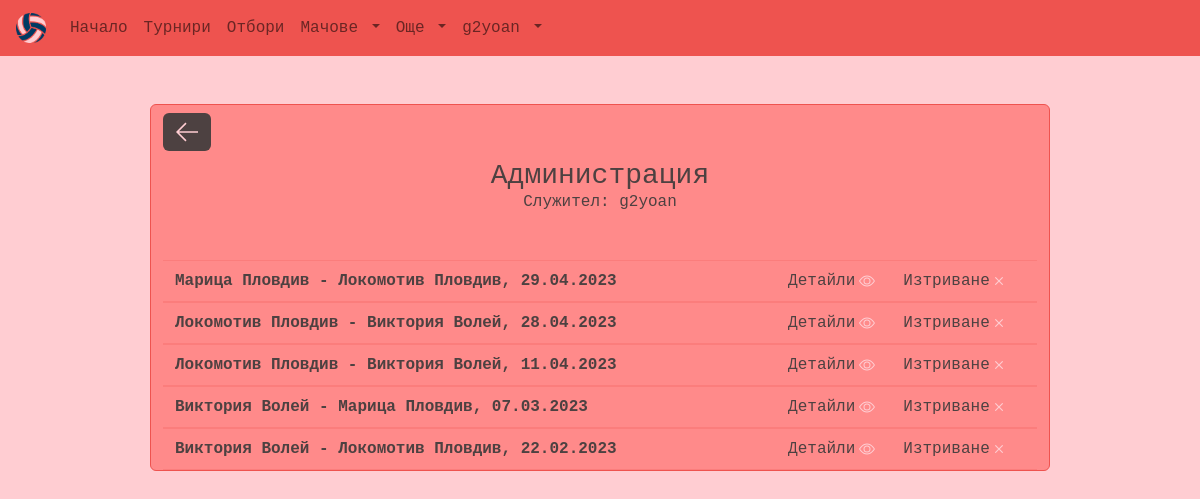
Screenshot of /myadmin/matches/ (signed in) with the database file from the repository.
### main/models.py (models this page shows)
class User(AbstractUser):
    id = models.UUIDField(primary_key=True, default=uuid.uuid4, editable=False)
    birth_date = models.DateField(null=True, blank=True)
    profile_picture = models.ImageField(upload_to="profile_pics", null=True, blank=True, default="/default_images/user_pic.jpeg")
    REQUIRED_FIELDS = []
    def __str__(self):
        return self.username

class Match(models.Model):
    id = models.UUIDField(primary_key=True, default=uuid.uuid4, editable=False)
    team1 = models.ForeignKey(Team, on_delete=models.CASCADE, null=False, blank=False,
    related_name='team1')
    team2 = models.ForeignKey(Team, on_delete=models.CASCADE, null=False, blank=False,
    related_name='team2')
    tournament = models.ForeignKey(Tournament, on_delete=models.CASCADE, null=False, blank=False)
    date = models.DateTimeField(null=True, blank=True)
    referee = models.ForeignKey(Referee, on_delete=models.SET_NULL, null=True, blank=True)
    team1_points = models.PositiveSmallIntegerField(validators=[MaxValueValidator(200),
    MinValueValidator(0)], null=True, blank=True)
    team2_points = models.PositiveSmallIntegerField(validators=[MaxValueValidator(200),
    MinValueValidator(0)], null=True, blank=True)
    class Meta:
        verbose_name_plural = 'Matches'
        ordering = ['-date', 'tournament']
    def __str__(self):
        return f"{self.team1} - {self.team2}, {self.date.strftime('%d.%m.%Y')}"

class Team(models.Model):
    id = models.UUIDField(primary_key=True, default=uuid.uuid4, editable=False)
    name = models.CharField(max_length=64, null=False, blank=False)
    coach = models.CharField(max_length=64, null=True, blank=True)
    founded_in = models.DateField(null=True, blank=True)
    location = models.CharField(max_length=64, null=False, blank=False)
    picture = models.ImageField(upload_to="teams_pics", null=True, blank=True)
    description = models.TextField(null=True, blank=True)
    class Meta:
        ordering = ['name']
    def __str__(self):
        return self.name

### main/views/views_admin.py (the view)
# urls.py: path('myadmin/matches/', views.admin_matches, name='admin_matches'),
@staff_member_required
def admin_matches(request):
    matches = Match.objects.all()
    context = {"matches": matches}
    return render(request, "main/admin_templates/admin_matches.html", context)

### main/templates/main/admin_templates/admin_matches.html (shortened to what this page needs)
{% extends 'base.html' %}
{% block content %}
<main class="container-fluid text-font w-75 mt-5 h-100">
    <section class="row border-main rounded bg-sec my-5 align-items-center justify-content-center d-flex">
        <div class="m-2">
            <a class="btn-font btn rounded" href="{% url 'myadmin' %}">
                <svg version="1.1" xmlns="http://www.w3.org/2000/svg" width="22" height="22" viewBox="0 0 32 32">
                    <title>Назад</title>
                    <path
                        d="M13.723 2.286l-13.723 13.714 13.719 13.714 1.616-1.611-10.96-10.96h27.625v-2.286h-27.625l10.965-10.965-1.616-1.607z">
                    </path>
                </svg>
            </a>
        </div>
        <h3 class="text-center mb-0">Администрация</h3>
        <h5 class="h6 text-center mb-5">Служител: {{request.user}}</h5>
        {% for match in matches %}
        <article class="row d-flex align-items-center text-center">
            <hr class="mt-0 mb-2" style="color: var(--main-color)">
            <div class="col-lg-8 d-flex align-items-center justify-content-start">
                <span><strong>{{match}}</strong></span>
            </div>
            <div class="col-lg-2 d-flex align-items-center justify-content-lg-end">
                <a class="text-decoration-none text-font link-bg"
                    href="{% url 'edit-fixture' match.id %}">
                    <span>Детайли</span>
                </a>
            </div>
            <div class="col-lg-2 d-flex align-items-center justify-content-start">
                <a class="text-decoration-none text-font link-bg"
                    href="{% url 'delete-fixture' match.id %}">
                    <span>Изтриване</span>
                </a>
            </div>
            <hr class="mt-2 mb-0" style="color: var(--main-color)">
        </article>
        {% endfor %}
        {% endblock %}

### templates/navbar.html (shortened to what this page needs)
{% load static %}
<nav class="navbar navbar-expand-lg navbar-light bg-main text-font px-3">
    <a class="navbar-brand text-font link-sec" href="{% url 'index' %}"><img widht="30px" height="30px"
            src="/static/images/default_images/logo.png"></a>
    <div class="collapse navbar-collapse" id="navbarSupportedContent">
        <ul class="navbar-nav">
            <li class="nav-item active">
                <a class="nav-link link-sec" href="{% url 'index' %}">Начало</a>
            </li>
            <li class="nav-item active">
                <a class="nav-link link-sec" href="{% url 'tournaments' %}">Турнири</a>
            </li>
            <li class="nav-item">
                <a class="nav-link link-sec" href="{% url 'teams' %}">Отбори</a>
            </li>
            <li class="nav-item dropdown">
                <a class="nav-link dropdown-toggle link-sec" href="#" id="navbarDropdown" role="button"
                    data-toggle="dropdown" aria-haspopup="true" aria-expanded="false">
                    Мачове
                </a>
            </li>
            <li class="nav-item dropdown">
                <a class="nav-link dropdown-toggle link-sec" href="#" id="navbarDropdown" role="button"
                    data-toggle="dropdown" aria-haspopup="true" aria-expanded="false">
                    Още
                </a>
            </li>
            <li class="nav-item dropdown">
                <a class="nav-link dropdown-toggle link-sec" href="#" id="navbarDropdown" role="button"
                    data-toggle="dropdown" aria-haspopup="true" aria-expanded="false">
                    {% if request.user.is_authenticated %}
                    {{request.user.username}}
                    {% else %}
                    Потребител
                    {% endif %}
                </a>
            </li>
        </ul>
    </div>
</nav>

### static/styles/style.css (style rules this page uses)
:root { --bg-color: #ffcdd2; --font-color: #4d4141; --main-color: #ee534f; --sec-color: #ff8a8a; }
* { margin: 0; padding: 0; font-family: Andale Mono, monospace; font-style: normal; }
body { background-color: var(--bg-color) !important; color: var(--font-color) !important; }
svg { fill: var(--bg-color); }
.text-font { color: var(--font-color); }
.bg-main { background-color: var(--main-color); }
.bg-sec { background-color: var(--sec-color); }
.border-main { border: 1px solid var(--main-color); }
.btn-font { color: var(--bg-color); background-color: var(--font-color); }

### rows the page displays
User: user.username "g2yoan", user "g2yoan"
Match: team1+team2+date "Марица Пловдив - Локомотив Пловдив, 29.04.2023"
Match: team1+team2+date "Локомотив Пловдив - Виктория Волей, 28.04.2023"
Match: team1+team2+date "Локомотив Пловдив - Виктория Волей, 11.04.2023"
Match: team1+team2+date "Виктория Волей - Марица Пловдив, 07.03.2023"
Match: team1+team2+date "Виктория Волей - Локомотив Пловдив, 22.02.2023"
